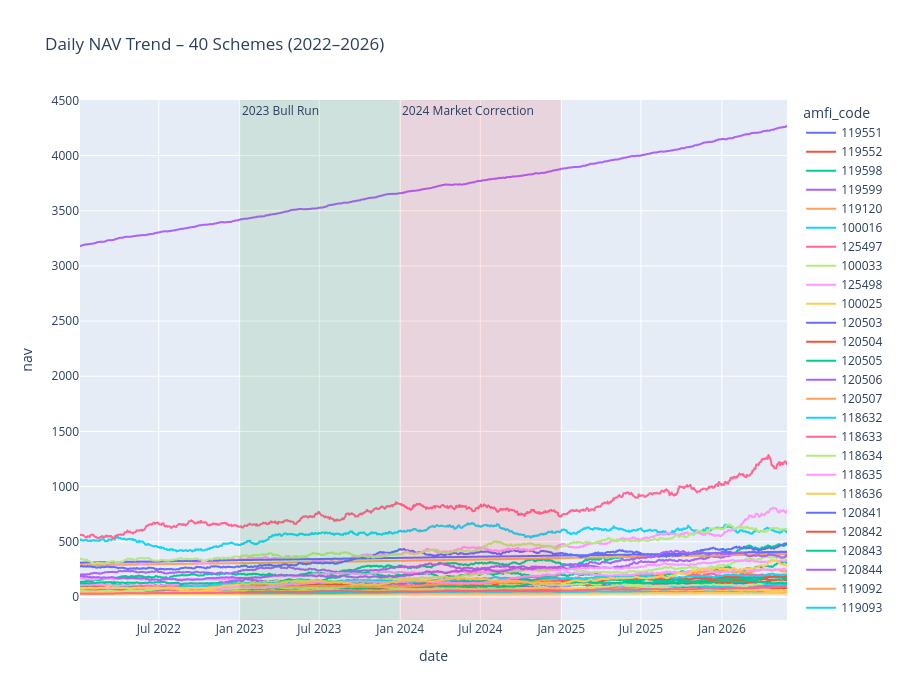

Here is the notebook cell this chart was saved with:
### Code cell
fig = px.line(
    nav_df,
    x="date",
    y="nav",
    color="amfi_code",
    title="Daily NAV Trend – 40 Schemes (2022–2026)"
)

# 2023 period
fig.add_vrect(
    x0="2023-01-01",
    x1="2023-12-31",
    fillcolor="green",
    opacity=0.10,
    line_width=0,
    annotation_text="2023 Bull Run",
    annotation_position="top left"
)

# 2024 period
fig.add_vrect(
    x0="2024-01-01",
    x1="2024-12-31",
    fillcolor="red",
    opacity=0.10,
    line_width=0,
    annotation_text="2024 Market Correction",
    annotation_position="top left"
)

fig.update_layout(
    hovermode="x unified",
    height=700
)

fig.show()

### Figure 1 — Plotly figure (JSON) as saved in the notebook; plotly's stock layout.template omitted (floating-point values rounded to 4 significant figures; data arrays with more than 128 entries replaced by an {"elided": "..."} marker saying what was removed)
{"data": [{"hovertemplate": "amfi_code=119551<br>date=%{x}<br>nav=%{y}<extra></extra>", "legendgroup": "119551", "line": {"color": "#636efa", "dash": "solid"}, "marker": {"symbol": "circle"}, "mode": "lines", "name": "119551", "showlegend": true, "type": "scattergl", "x": {"elided": "1150 str values"}, "xaxis": "x", "y": {"elided": "1150 float values"}, "yaxis": "y"}, {"hovertemplate": "amfi_code=119552<br>date=%{x}<br>nav=%{y}<extra></extra>", "legendgroup": "119552", "line": {"color": "#EF553B", "dash": "solid"}, "marker": {"symbol": "circle"}, "mode": "lines", "name": "119552", "showlegend": true, "type": "scattergl", "x": {"elided": "1150 str values"}, "xaxis": "x", "y": {"elided": "1150 float values"}, "yaxis": "y"}, {"hovertemplate": "amfi_code=119598<br>date=%{x}<br>nav=%{y}<extra></extra>", "legendgroup": "119598", "line": {"color": "#00cc96", "dash": "solid"}, "marker": {"symbol": "circle"}, "mode": "lines", "name": "119598", "showlegend": true, "type": "scattergl", "x": {"elided": "1150 str values"}, "xaxis": "x", "y": {"elided": "1150 float values"}, "yaxis": "y"}, {"hovertemplate": "amfi_code=119599<br>date=%{x}<br>nav=%{y}<extra></extra>", "legendgroup": "119599", "line": {"color": "#ab63fa", "dash": "solid"}, "marker": {"symbol": "circle"}, "mode": "lines", "name": "119599", "showlegend": true, "type": "scattergl", "x": {"elided": "1150 str values"}, "xaxis": "x", "y": {"elided": "1150 float values"}, "yaxis": "y"}, {"hovertemplate": "amfi_code=119120<br>date=%{x}<br>nav=%{y}<extra></extra>", "legendgroup": "119120", "line": {"color": "#FFA15A", "dash": "solid"}, "marker": {"symbol": "circle"}, "mode": "lines", "name": "119120", "showlegend": true, "type": "scattergl", "x": {"elided": "1150 str values"}, "xaxis": "x", "y": {"elided": "1150 float values"}, "yaxis": "y"}, {"hovertemplate": "amfi_code=100016<br>date=%{x}<br>nav=%{y}<extra></extra>", "legendgroup": "100016", "line": {"color": "#19d3f3", "dash": "solid"}, "marker": {"symbol": "circle"}, "mode": "lines", "name": "100016", "showlegend": true, "type": "scattergl", "x": {"elided": "1150 str values"}, "xaxis": "x", "y": {"elided": "1150 float values"}, "yaxis": "y"}, {"hovertemplate": "amfi_code=125497<br>date=%{x}<br>nav=%{y}<extra></extra>", "legendgroup": "125497", "line": {"color": "#FF6692", "dash": "solid"}, "marker": {"symbol": "circle"}, "mode": "lines", "name": "125497", "showlegend": true, "type": "scattergl", "x": {"elided": "1150 str values"}, "xaxis": "x", "y": {"elided": "1150 float values"}, "yaxis": "y"}, {"hovertemplate": "amfi_code=100033<br>date=%{x}<br>nav=%{y}<extra></extra>", "legendgroup": "100033", "line": {"color": "#B6E880", "dash": "solid"}, "marker": {"symbol": "circle"}, "mode": "lines", "name": "100033", "showlegend": true, "type": "scattergl", "x": {"elided": "1150 str values"}, "xaxis": "x", "y": {"elided": "1150 float values"}, "yaxis": "y"}, {"hovertemplate": "amfi_code=125498<br>date=%{x}<br>nav=%{y}<extra></extra>", "legendgroup": "125498", "line": {"color": "#FF97FF", "dash": "solid"}, "marker": {"symbol": "circle"}, "mode": "lines", "name": "125498", "showlegend": true, "type": "scattergl", "x": {"elided": "1150 str values"}, "xaxis": "x", "y": {"elided": "1150 float values"}, "yaxis": "y"}, {"hovertemplate": "amfi_code=100025<br>date=%{x}<br>nav=%{y}<extra></extra>", "legendgroup": "100025", "line": {"color": "#FECB52", "dash": "solid"}, "marker": {"symbol": "circle"}, "mode": "lines", "name": "100025", "showlegend": true, "type": "scattergl", "x": {"elided": "1150 str values"}, "xaxis": "x", "y": {"elided": "1150 float values"}, "yaxis": "y"}, {"hovertemplate": "amfi_code=120503<br>date=%{x}<br>nav=%{y}<extra></extra>", "legendgroup": "120503", "line": {"color": "#636efa", "dash": "solid"}, "marker": {"symbol": "circle"}, "mode": "lines", "name": "120503", "showlegend": true, "type": "scattergl", "x": {"elided": "1150 str values"}, "xaxis": "x", "y": {"elided": "1150 float values"}, "yaxis": "y"}, {"hovertemplate": "amfi_code=120504<br>date=%{x}<br>nav=%{y}<extra></extra>", "legendgroup": "120504", "line": {"color": "#EF553B", "dash": "solid"}, "marker": {"symbol": "circle"}, "mode": "lines", "name": "120504", "showlegend": true, "type": "scattergl", "x": {"elided": "1150 str values"}, "xaxis": "x", "y": {"elided": "1150 float values"}, "yaxis": "y"}, {"hovertemplate": "amfi_code=120505<br>date=%{x}<br>nav=%{y}<extra></extra>", "legendgroup": "120505", "line": {"color": "#00cc96", "dash": "solid"}, "marker": {"symbol": "circle"}, "mode": "lines", "name": "120505", "showlegend": true, "type": "scattergl", "x": {"elided": "1150 str values"}, "xaxis": "x", "y": {"elided": "1150 float values"}, "yaxis": "y"}, {"hovertemplate": "amfi_code=120506<br>date=%{x}<br>nav=%{y}<extra></extra>", "legendgroup": "120506", "line": {"color": "#ab63fa", "dash": "solid"}, "marker": {"symbol": "circle"}, "mode": "lines", "name": "120506", "showlegend": true, "type": "scattergl", "x": {"elided": "1150 str values"}, "xaxis": "x", "y": {"elided": "1150 float values"}, "yaxis": "y"}, {"hovertemplate": "amfi_code=120507<br>date=%{x}<br>nav=%{y}<extra></extra>", "legendgroup": "120507", "line": {"color": "#FFA15A", "dash": "solid"}, "marker": {"symbol": "circle"}, "mode": "lines", "name": "120507", "showlegend": true, "type": "scattergl", "x": {"elided": "1150 str values"}, "xaxis": "x", "y": {"elided": "1150 float values"}, "yaxis": "y"}, {"hovertemplate": "amfi_code=118632<br>date=%{x}<br>nav=%{y}<extra></extra>", "legendgroup": "118632", "line": {"color": "#19d3f3", "dash": "solid"}, "marker": {"symbol": "circle"}, "mode": "lines", "name": "118632", "showlegend": true, "type": "scattergl", "x": {"elided": "1150 str values"}, "xaxis": "x", "y": {"elided": "1150 float values"}, "yaxis": "y"}, {"hovertemplate": "amfi_code=118633<br>date=%{x}<br>nav=%{y}<extra></extra>", "legendgroup": "118633", "line": {"color": "#FF6692", "dash": "solid"}, "marker": {"symbol": "circle"}, "mode": "lines", "name": "118633", "showlegend": true, "type": "scattergl", "x": {"elided": "1150 str values"}, "xaxis": "x", "y": {"elided": "1150 float values"}, "yaxis": "y"}, {"hovertemplate": "amfi_code=118634<br>date=%{x}<br>nav=%{y}<extra></extra>", "legendgroup": "118634", "line": {"color": "#B6E880", "dash": "solid"}, "marker": {"symbol": "circle"}, "mode": "lines", "name": "118634", "showlegend": true, "type": "scattergl", "x": {"elided": "1150 str values"}, "xaxis": "x", "y": {"elided": "1150 float values"}, "yaxis": "y"}, {"hovertemplate": "amfi_code=118635<br>date=%{x}<br>nav=%{y}<extra></extra>", "legendgroup": "118635", "line": {"color": "#FF97FF", "dash": "solid"}, "marker": {"symbol": "circle"}, "mode": "lines", "name": "118635", "showlegend": true, "type": "scattergl", "x": {"elided": "1150 str values"}, "xaxis": "x", "y": {"elided": "1150 float values"}, "yaxis": "y"}, {"hovertemplate": "amfi_code=118636<br>date=%{x}<br>nav=%{y}<extra></extra>", "legendgroup": "118636", "line": {"color": "#FECB52", "dash": "solid"}, "marker": {"symbol": "circle"}, "mode": "lines", "name": "118636", "showlegend": true, "type": "scattergl", "x": {"elided": "1150 str values"}, "xaxis": "x", "y": {"elided": "1150 float values"}, "yaxis": "y"}, {"hovertemplate": "amfi_code=120841<br>date=%{x}<br>nav=%{y}<extra></extra>", "legendgroup": "120841", "line": {"color": "#636efa", "dash": "solid"}, "marker": {"symbol": "circle"}, "mode": "lines", "name": "120841", "showlegend": true, "type": "scattergl", "x": {"elided": "1150 str values"}, "xaxis": "x", "y": {"elided": "1150 float values"}, "yaxis": "y"}, {"hovertemplate": "amfi_code=120842<br>date=%{x}<br>nav=%{y}<extra></extra>", "legendgroup": "120842", "line": {"color": "#EF553B", "dash": "solid"}, "marker": {"symbol": "circle"}, "mode": "lines", "name": "120842", "showlegend": true, "type": "scattergl", "x": {"elided": "1150 str values"}, "xaxis": "x", "y": {"elided": "1150 float values"}, "yaxis": "y"}, {"hovertemplate": "amfi_code=120843<br>date=%{x}<br>nav=%{y}<extra></extra>", "legendgroup": "120843", "line": {"color": "#00cc96", "dash": "solid"}, "marker": {"symbol": "circle"}, "mode": "lines", "name": "120843", "showlegend": true, "type": "scattergl", "x": {"elided": "1150 str values"}, "xaxis": "x", "y": {"elided": "1150 float values"}, "yaxis": "y"}, {"hovertemplate": "amfi_code=120844<br>date=%{x}<br>nav=%{y}<extra></extra>", "legendgroup": "120844", "line": {"color": "#ab63fa", "dash": "solid"}, "marker": {"symbol": "circle"}, "mode": "lines", "name": "120844", "showlegend": true, "type": "scattergl", "x": {"elided": "1150 str values"}, "xaxis": "x", "y": {"elided": "1150 float values"}, "yaxis": "y"}, {"hovertemplate": "amfi_code=119092<br>date=%{x}<br>nav=%{y}<extra></extra>", "legendgroup": "119092", "line": {"color": "#FFA15A", "dash": "solid"}, "marker": {"symbol": "circle"}, "mode": "lines", "name": "119092", "showlegend": true, "type": "scattergl", "x": {"elided": "1150 str values"}, "xaxis": "x", "y": {"elided": "1150 float values"}, "yaxis": "y"}, {"hovertemplate": "amfi_code=119093<br>date=%{x}<br>nav=%{y}<extra></extra>", "legendgroup": "119093", "line": {"color": "#19d3f3", "dash": "solid"}, "marker": {"symbol": "circle"}, "mode": "lines", "name": "119093", "showlegend": true, "type": "scattergl", "x": {"elided": "1150 str values"}, "xaxis": "x", "y": {"elided": "1150 float values"}, "yaxis": "y"}, {"hovertemplate": "amfi_code=119094<br>date=%{x}<br>nav=%{y}<extra></extra>", "legendgroup": "119094", "line": {"color": "#FF6692", "dash": "solid"}, "marker": {"symbol": "circle"}, "mode": "lines", "name": "119094", "showlegend": true, "type": "scattergl", "x": {"elided": "1150 str values"}, "xaxis": "x", "y": {"elided": "1150 float values"}, "yaxis": "y"}, {"hovertemplate": "amfi_code=119095<br>date=%{x}<br>nav=%{y}<extra></extra>", "legendgroup": "119095", "line": {"color": "#B6E880", "dash": "solid"}, "marker": {"symbol": "circle"}, "mode": "lines", "name": "119095", "showlegend": true, "type": "scattergl", "x": {"elided": "1150 str values"}, "xaxis": "x", "y": {"elided": "1150 float values"}, "yaxis": "y"}, {"hovertemplate": "amfi_code=101206<br>date=%{x}<br>nav=%{y}<extra></extra>", "legendgroup": "101206", "line": {"color": "#FF97FF", "dash": "solid"}, "marker": {"symbol": "circle"}, "mode": "lines", "name": "101206", "showlegend": true, "type": "scattergl", "x": {"elided": "1150 str values"}, "xaxis": "x", "y": {"elided": "1150 float values"}, "yaxis": "y"}, {"hovertemplate": "amfi_code=101207<br>date=%{x}<br>nav=%{y}<extra></extra>", "legendgroup": "101207", "line": {"color": "#FECB52", "dash": "solid"}, "marker": {"symbol": "circle"}, "mode": "lines", "name": "101207", "showlegend": true, "type": "scattergl", "x": {"elided": "1150 str values"}, "xaxis": "x", "y": {"elided": "1150 float values"}, "yaxis": "y"}, {"hovertemplate": "amfi_code=101208<br>date=%{x}<br>nav=%{y}<extra></extra>", "legendgroup": "101208", "line": {"color": "#636efa", "dash": "solid"}, "marker": {"symbol": "circle"}, "mode": "lines", "name": "101208", "showlegend": true, "type": "scattergl", "x": {"elided": "1150 str values"}, "xaxis": "x", "y": {"elided": "1150 float values"}, "yaxis": "y"}, {"hovertemplate": "amfi_code=102885<br>date=%{x}<br>nav=%{y}<extra></extra>", "legendgroup": "102885", "line": {"color": "#EF553B", "dash": "solid"}, "marker": {"symbol": "circle"}, "mode": "lines", "name": "102885", "showlegend": true, "type": "scattergl", "x": {"elided": "1150 str values"}, "xaxis": "x", "y": {"elided": "1150 float values"}, "yaxis": "y"}, {"hovertemplate": "amfi_code=102886<br>date=%{x}<br>nav=%{y}<extra></extra>", "legendgroup": "102886", "line": {"color": "#00cc96", "dash": "solid"}, "marker": {"symbol": "circle"}, "mode": "lines", "name": "102886", "showlegend": true, "type": "scattergl", "x": {"elided": "1150 str values"}, "xaxis": "x", "y": {"elided": "1150 float values"}, "yaxis": "y"}, {"hovertemplate": "amfi_code=102887<br>date=%{x}<br>nav=%{y}<extra></extra>", "legendgroup": "102887", "line": {"color": "#ab63fa", "dash": "solid"}, "marker": {"symbol": "circle"}, "mode": "lines", "name": "102887", "showlegend": true, "type": "scattergl", "x": {"elided": "1150 str values"}, "xaxis": "x", "y": {"elided": "1150 float values"}, "yaxis": "y"}, {"hovertemplate": "amfi_code=148567<br>date=%{x}<br>nav=%{y}<extra></extra>", "legendgroup": "148567", "line": {"color": "#FFA15A", "dash": "solid"}, "marker": {"symbol": "circle"}, "mode": "lines", "name": "148567", "showlegend": true, "type": "scattergl", "x": {"elided": "1150 str values"}, "xaxis": "x", "y": {"elided": "1150 float values"}, "yaxis": "y"}, {"hovertemplate": "amfi_code=148568<br>date=%{x}<br>nav=%{y}<extra></extra>", "legendgroup": "148568", "line": {"color": "#19d3f3", "dash": "solid"}, "marker": {"symbol": "circle"}, "mode": "lines", "name": "148568", "showlegend": true, "type": "scattergl", "x": {"elided": "1150 str values"}, "xaxis": "x", "y": {"elided": "1150 float values"}, "yaxis": "y"}, {"hovertemplate": "amfi_code=148569<br>date=%{x}<br>nav=%{y}<extra></extra>", "legendgroup": "148569", "line": {"color": "#FF6692", "dash": "solid"}, "marker": {"symbol": "circle"}, "mode": "lines", "name": "148569", "showlegend": true, "type": "scattergl", "x": {"elided": "1150 str values"}, "xaxis": "x", "y": {"elided": "1150 float values"}, "yaxis": "y"}, {"hovertemplate": "amfi_code=149322<br>date=%{x}<br>nav=%{y}<extra></extra>", "legendgroup": "149322", "line": {"color": "#B6E880", "dash": "solid"}, "marker": {"symbol": "circle"}, "mode": "lines", "name": "149322", "showlegend": true, "type": "scattergl", "x": {"elided": "1150 str values"}, "xaxis": "x", "y": {"elided": "1150 float values"}, "yaxis": "y"}, {"hovertemplate": "amfi_code=149323<br>date=%{x}<br>nav=%{y}<extra></extra>", "legendgroup": "149323", "line": {"color": "#FF97FF", "dash": "solid"}, "marker": {"symbol": "circle"}, "mode": "lines", "name": "149323", "showlegend": true, "type": "scattergl", "x": {"elided": "1150 str values"}, "xaxis": "x", "y": {"elided": "1150 float values"}, "yaxis": "y"}, {"hovertemplate": "amfi_code=149324<br>date=%{x}<br>nav=%{y}<extra></extra>", "legendgroup": "149324", "line": {"color": "#FECB52", "dash": "solid"}, "marker": {"symbol": "circle"}, "mode": "lines", "name": "149324", "showlegend": true, "type": "scattergl", "x": {"elided": "1150 str values"}, "xaxis": "x", "y": {"elided": "1150 float values"}, "yaxis": "y"}], "layout": {"annotations": [{"showarrow": false, "text": "2023 Bull Run", "x": "2023-01-01", "xanchor": "left", "xref": "x", "y": 1, "yanchor": "top", "yref": "y domain"}, {"showarrow": false, "text": "2024 Market Correction", "x": "2024-01-01", "xanchor": "left", "xref": "x", "y": 1, "yanchor": "top", "yref": "y domain"}], "height": 700, "hovermode": "x unified", "legend": {"title": {"text": "amfi_code"}, "tracegroupgap": 0}, "shapes": [{"fillcolor": "green", "line": {"width": 0}, "opacity": 0.1, "type": "rect", "x0": "2023-01-01", "x1": "2023-12-31", "xref": "x", "y0": 0, "y1": 1, "yref": "y domain"}, {"fillcolor": "red", "line": {"width": 0}, "opacity": 0.1, "type": "rect", "x0": "2024-01-01", "x1": "2024-12-31", "xref": "x", "y0": 0, "y1": 1, "yref": "y domain"}], "title": {"text": "Daily NAV Trend – 40 Schemes (2022–2026)"}, "xaxis": {"anchor": "y", "domain": [0, 1], "title": {"text": "date"}}, "yaxis": {"anchor": "x", "domain": [0, 1], "title": {"text": "nav"}}}}
